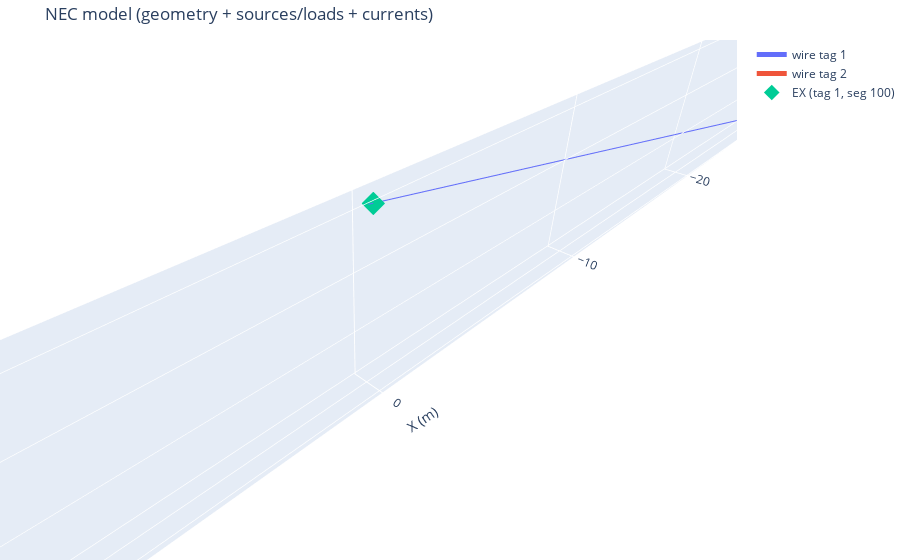

The cell this chart's notebook holds for it:
### Markdown cell above
# Antenna geometry

### Code cell
plot_nec_model_3d(wires=WIRES, excitations=EXCITATIONS, loads=LOADS, nec=nec)

### Figure 1 — Plotly figure (JSON) as saved in the notebook; plotly's stock layout.template omitted (floating-point values rounded to 4 significant figures)
{"data": [{"hovertemplate": "wire tag: 1<br>segments: 100<br>radius: 0.002 m<br>rdel: 1.0, rrad: 1.0<br>p0: (-30.02,0,1.707)<br>p1: (0,0,7)<br><extra></extra>", "mode": "lines", "name": "wire tag 1", "type": "scatter3d", "x": [-30.02, 0], "y": [0, 0], "z": [1.707, 7]}, {"hovertemplate": "wire tag: 2<br>segments: 100<br>radius: 0.002 m<br>rdel: 1.0, rrad: 1.0<br>p0: (30.02,0,1.707)<br>p1: (0,0,7)<br><extra></extra>", "mode": "lines", "name": "wire tag 2", "type": "scatter3d", "x": [30.02, 0], "y": [0, 0], "z": [1.707, 7]}, {"hovertemplate": "EX type I1: 0<br>wire tag: 1, segment: 100<br>phasor: 1.0+j0<br>|exc|: 1, ∠: 0.00°<br><extra></extra>", "marker": {"size": 6, "symbol": "diamond"}, "mode": "markers", "name": "EX (tag 1, seg 100)", "type": "scatter3d", "x": [-0.1501], "y": [0], "z": [6.974]}], "layout": {"legend": {"itemsizing": "constant"}, "margin": {"b": 0, "l": 0, "r": 0, "t": 40}, "scene": {"aspectmode": "data", "xaxis": {"title": {"text": "X (m)"}}, "yaxis": {"title": {"text": "Y (m)"}}, "zaxis": {"title": {"text": "Z (m)"}}}, "title": {"text": "NEC model (geometry + sources/loads + currents)"}}}
